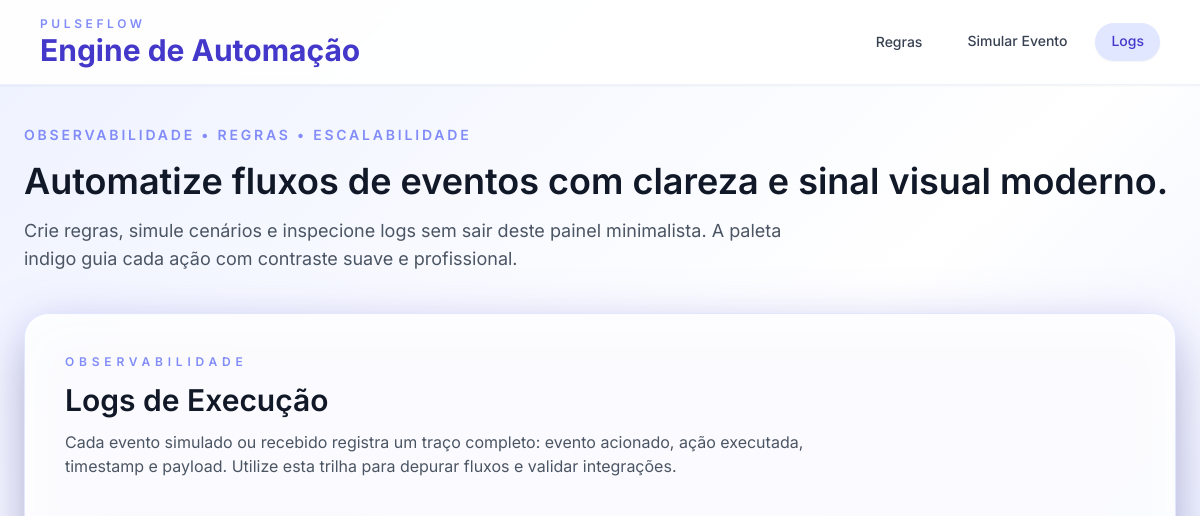
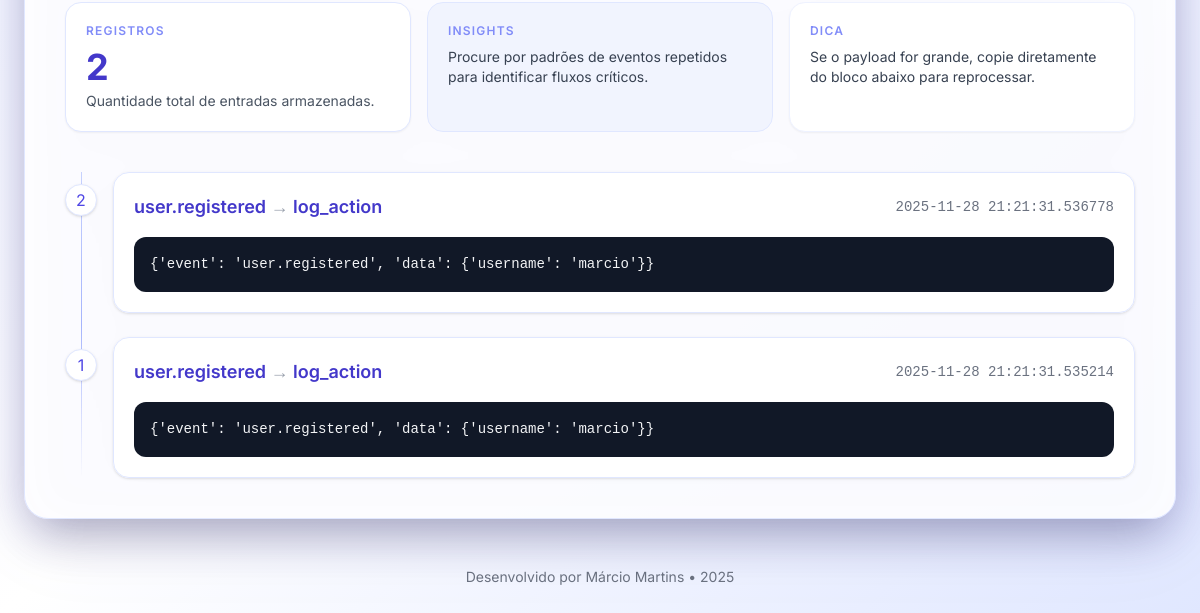
Page /logs on the earlier database version (2 pictures, top to bottom).
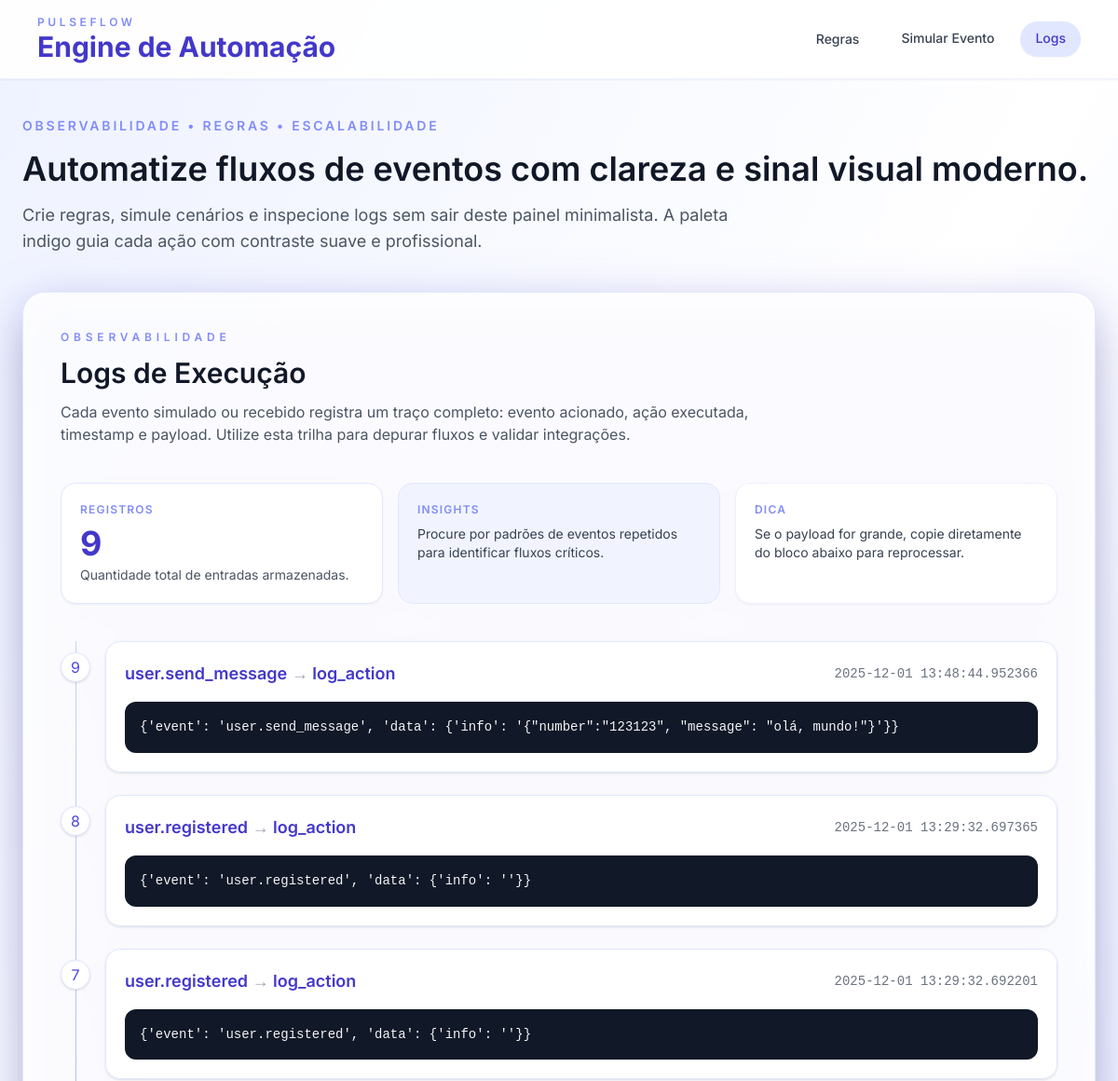
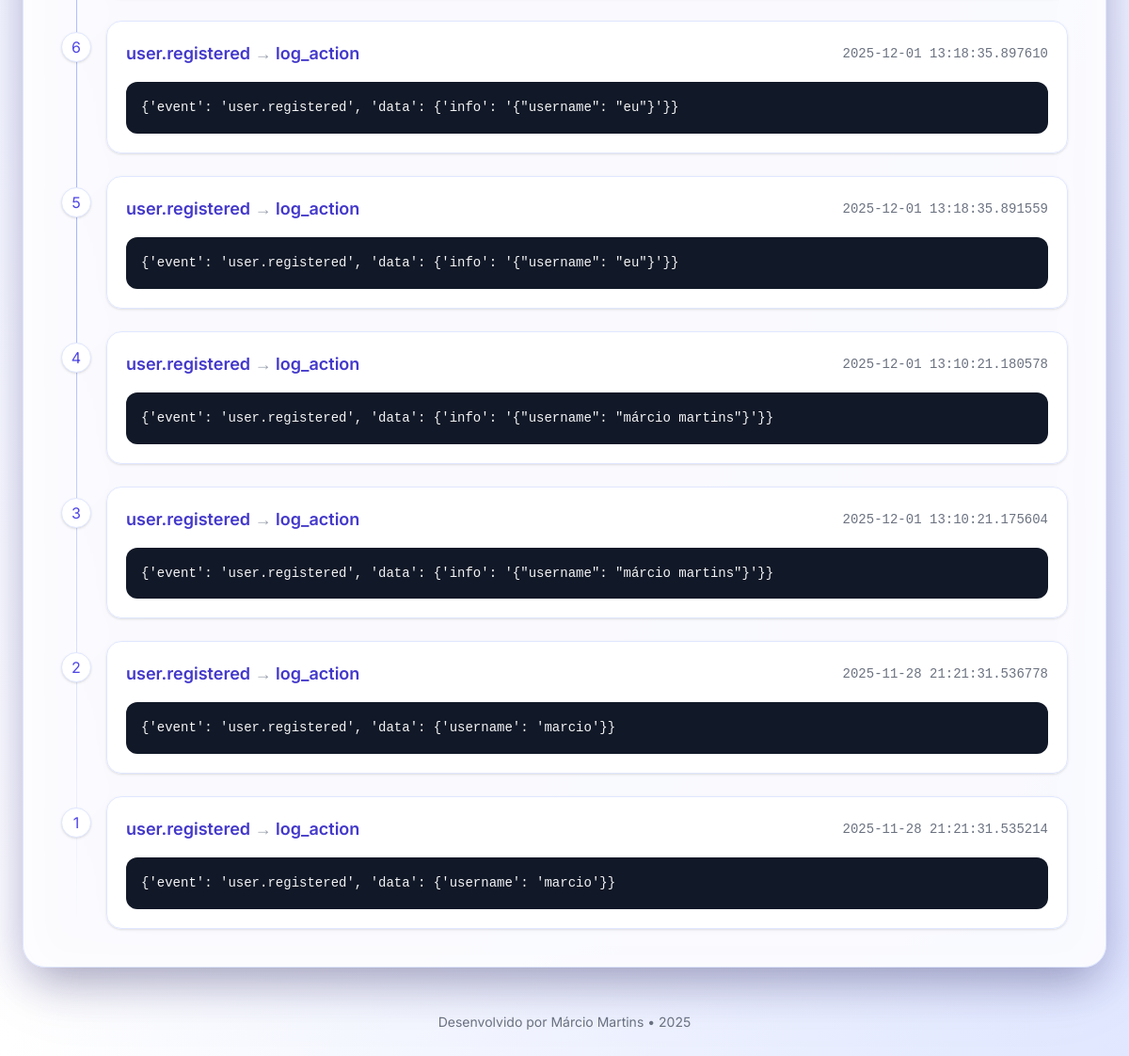
Same page on the later database version (2 pictures, top to bottom).
### engine_app/models/log.py (models this page shows)
class Log(db.Model):
    id = db.Column(db.Integer, primary_key=True)
    event = db.Column(db.String(64))
    action = db.Column(db.String(64))
    timestamp = db.Column(db.DateTime, default=datetime.utcnow)
    payload = db.Column(db.Text)

### engine_app/blueprints/logs/logs_bp.py (the view)
@logs_bp.get("/")
def list_logs():
    logs = Log.query.all()
    return jsonify([
        {
            "id": log.id,
            "event": log.event,
            "action": log.action,
            "timestamp": log.timestamp.isoformat(),
            "payload": log.payload
        }
        for log in logs
    ])

### engine_app/webui/webui.py (called while the page is built)
@webui_bp.get("/logs")
def logs_page():
    logs = Log.query.order_by(Log.timestamp.desc()).all()
    return render_template("webui/logs.html", logs=logs)

### engine_app/webui/templates/webui/logs.html (shortened to what this page needs)
{% extends "webui/base.html" %}
{% block content %}
<section class="space-y-10">
    <div class="flex flex-col gap-3">
        <p class="text-xs uppercase tracking-[0.4em] text-indigo-400 font-semibold">Observabilidade</p>
        <h2 class="text-3xl font-semibold text-gray-900">Logs de Execução</h2>
        <p class="text-gray-600 max-w-3xl">
            Cada evento simulado ou recebido registra um traço completo: evento acionado, ação executada,
            timestamp e payload. Utilize esta trilha para depurar fluxos e validar integrações.
        </p>
    </div>
    <div class="grid gap-4 md:grid-cols-3">
        <div class="rounded-2xl border border-indigo-100 bg-white p-5 shadow-sm">
            <p class="text-xs uppercase tracking-widest text-indigo-400 font-semibold">Registros</p>
            <p class="text-4xl font-bold text-indigo-700 mt-2">{{ logs|length if logs else 0 }}</p>
            <p class="text-sm text-gray-600 mt-1">Quantidade total de entradas armazenadas.</p>
        </div>
        <div class="rounded-2xl border border-indigo-100 bg-indigo-50/70 p-5">
            <p class="text-xs uppercase tracking-widest text-indigo-400 font-semibold">Insights</p>
            <p class="text-sm text-gray-700 mt-2">Procure por padrões de eventos repetidos para identificar fluxos críticos.</p>
        </div>
        <div class="rounded-2xl border border-indigo-50 bg-white p-5 shadow-sm">
            <p class="text-xs uppercase tracking-widest text-indigo-400 font-semibold">Dica</p>
            <p class="text-sm text-gray-700 mt-2">Se o payload for grande, copie diretamente do bloco abaixo para reprocessar.</p>
        </div>
    </div>
    {% if logs %}
    <div class="relative">
        <div class="space-y-6">
            {% for log in logs %}
            <article class="relative pl-12">
                <span class="absolute left-0 top-3 w-8 h-8 rounded-full bg-white border border-indigo-100 shadow flex items-center justify-center text-indigo-600">
                    {{ loop.length - loop.index0 }}
                </span>
                <div class="bg-white/90 border border-indigo-100 rounded-2xl p-5 shadow">
                    <div class="flex flex-col md:flex-row md:items-center md:justify-between gap-2">
                        <p class="font-semibold text-indigo-700 text-lg">
                            {{ log.event }} <span class="text-gray-400">→</span> {{ log.action }}
                        </p>
                        <p class="text-sm text-gray-500 font-mono">{{ log.timestamp }}</p>
                    </div>
                    <pre class="mt-4 bg-gray-900 text-gray-100 p-4 rounded-xl overflow-x-auto text-sm leading-relaxed">{{ log.payload }}</pre>
                </div>
            </article>
            {% endfor %}
        </div>
    </div>
    {% endif %}
</section>
{% endblock %}

### engine_app/webui/templates/webui/base.html (shortened to what this page needs)
<!DOCTYPE html>
<html lang="pt-br">
<head>
    <script src="https://cdn.tailwindcss.com"></script>
</head>
<body class="min-h-screen bg-gradient-to-br from-indigo-50 via-white to-indigo-100 text-gray-900">
    <div class="min-h-screen flex flex-col">
        <nav class="bg-white/90 backdrop-blur border-b border-indigo-50 shadow-sm">
            {% set endpoint = request.endpoint %}
            <div class="max-w-6xl mx-auto px-4 py-4 flex flex-col gap-4 md:flex-row md:items-center md:justify-between">
                <div>
                    <p class="text-xs tracking-[0.3em] uppercase text-indigo-400 font-semibold">PulseFlow</p>
                    <h1 class="text-2xl md:text-3xl font-bold text-indigo-700 leading-tight">
                        Engine de Automação
                    </h1>
                </div>
                <div class="flex flex-wrap gap-3 text-sm font-medium">
                    <a href="{{ url_for('webui.home') }}"
                       class="px-4 py-2 rounded-full border border-transparent transition {{ 'bg-indigo-100 text-indigo-700 shadow-sm' if endpoint == 'webui.home' else 'text-gray-700 hover:text-indigo-700 hover:bg-indigo-50' }}">
                        Regras
                    </a>
                    <a href="{{ url_for('webui.simulate_page') }}"
                       class="px-4 py-2 rounded-full transition {{ 'bg-indigo-100 text-indigo-700 shadow-sm' if endpoint == 'webui.simulate_page' else 'text-gray-700 hover:text-indigo-700 hover:bg-indigo-50' }}">
                        Simular Evento
                    </a>
                    <a href="{{ url_for('webui.logs_page') }}"
                       class="px-4 py-2 rounded-full transition {{ 'bg-indigo-100 text-indigo-700 shadow-sm' if endpoint == 'webui.logs_page' else 'text-gray-700 hover:text-indigo-700 hover:bg-indigo-50' }}">
                        Logs
                    </a>
                </div>
            </div>
        </nav>
        <header class="px-4">
            <div class="max-w-6xl mx-auto py-10 flex flex-col gap-4 text-center md:text-left">
                <p class="text-sm uppercase tracking-[0.2em] text-indigo-400 font-semibold">
                    Observabilidade • Regras • Escalabilidade
                </p>
                <h2 class="text-3xl md:text-4xl font-semibold text-gray-900 leading-tight">
                    Automatize fluxos de eventos com clareza e sinal visual moderno.
                </h2>
                <p class="text-gray-600 text-base md:text-lg max-w-3xl">
                    Crie regras, simule cenários e inspecione logs sem sair deste painel minimalista.
                    A paleta indigo guia cada ação com contraste suave e profissional.
                </p>
            </div>
        </header>
        <main class="flex-1 w-full px-4 pb-12">
            <div class="max-w-6xl mx-auto bg-white/90 rounded-3xl shadow-2xl drop-shadow-glow border border-indigo-100">
                <div class="p-6 md:p-10 space-y-8">
                    {% block content %}{% endblock %}
                </div>
            </div>
        </main>
        <footer class="px-4 pb-8 text-center text-sm text-gray-500">
            <p> Desenvolvido por Márcio Martins • {{ current_year | default(2025) }}</p>
        </footer>
    </div>
</body>
</html>

Differences in the rows shown:
added Log: event "user.send_message", action "log_action", timestamp "2025-12-01 13:48:44.952366", payload "{'event': 'user.send_message', 'data': {'info': '{\"number\":\"123123\", \"message\": \"olá, mundo!\"}'}}"
added Log: event "user.registered", action "log_action", timestamp "2025-12-01 13:29:32.697365", payload "{'event': 'user.registered', 'data': {'info': ''}}"
added Log: event "user.registered", action "log_action", timestamp "2025-12-01 13:29:32.692201", payload "{'event': 'user.registered', 'data': {'info': ''}}"
added Log: event "user.registered", action "log_action", timestamp "2025-12-01 13:18:35.897610", payload "{'event': 'user.registered', 'data': {'info': '{\"username\": \"eu\"}'}}"
added Log: event "user.registered", action "log_action", timestamp "2025-12-01 13:18:35.891559", payload "{'event': 'user.registered', 'data': {'info': '{\"username\": \"eu\"}'}}"
added Log: event "user.registered", action "log_action", timestamp "2025-12-01 13:10:21.180578", payload "{'event': 'user.registered', 'data': {'info': '{\"username\": \"márcio martins\"}'}}"
added Log: event "user.registered", action "log_action", timestamp "2025-12-01 13:10:21.175604", payload "{'event': 'user.registered', 'data': {'info': '{\"username\": \"márcio martins\"}'}}"
Other differences:
{{ logs|length if logs else 0 }}: "2" → "9"
